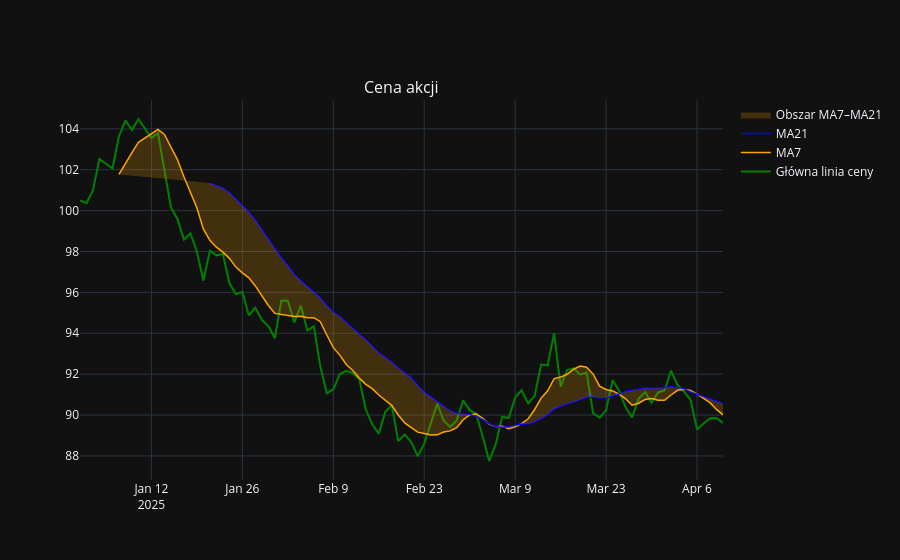

Source (notebook cell):
### Code cell
np.random.seed(42)

dates = pd.date_range('2025-01-01', periods=100)
price = 100 + np.cumsum(np.random.randn(100))

df = pd.DataFrame({
    'date': dates,
    'price': price
})

#pusty wykres:
fig = make_subplots(
    rows=1,
    cols=1,
    shared_xaxes=True, #wspólna oś X
    subplot_titles=('Cena akcji',)
)

fig.add_trace(
    go.Scatter(
        x=dates,
        y=price,
        mode='lines',
        name='Główna linia ceny',
        line=dict(color='green', width=2)
    ),
    row=1,
    col=1
)

#obliczanie ma7
ma7 = pd.Series(price).rolling(window=7).mean() #tworzy 7dniowe okno kroczące i liczy śr w każdym oknie

#dodanie ma7 do wykresu
fig.add_trace(
go.Scatter(
    x=dates,
    y=ma7,
    mode='lines',
    name='MA7',
    line=dict(color='orange', width=1.5)),
row=1, col=1
)

#obliczanie ma21
ma21 = pd.Series(price).rolling(window=21).mean()

#dodanie ma21 do wykresu
fig.add_trace(
go.Scatter(x=dates, y=ma21, mode='lines',
name='MA21', line=dict(color='blue', width=1.5)),
row=1, col=1
)

#dodanie niewidocznej linii m7; fill='tonexty' wypełnia obszar nie do konkretnych danych a do linijki wcześniej
fig.add_trace(
    go.Scatter(
        x=dates,
        y=ma7,
        line=dict(width=0),
        showlegend=False
    ),
    row=1, col=1
)

#zacieniony obszar
fig.add_trace(
    go.Scatter(
        x=dates,
        y=ma21,
        fill='tonexty',
        fillcolor='rgba(255,165,0,0.2)',
        line=dict(width=0), #brak widocznej linii
        name='Obszar MA7–MA21'
    ),
    row=1, col=1
)
